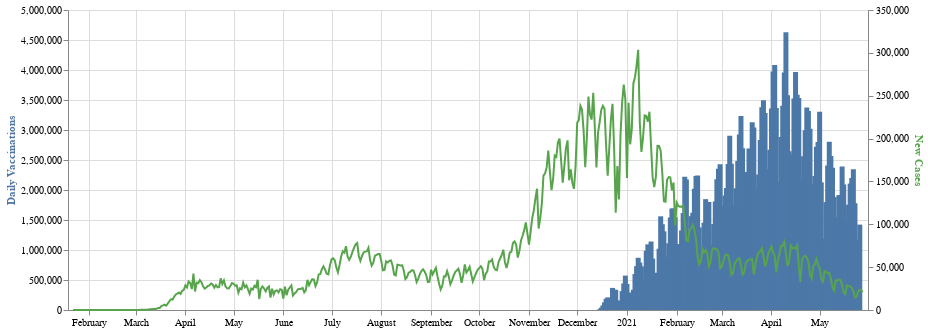

Write notebook code for a chart like this one.
### Code cell
alt.layer(vacc_perday_chart, new_cases_chart).resolve_scale(
    y = 'independent'
)

### Figure 1 — Vega-Lite specification as saved in the notebook (floating-point values rounded to 4 significant figures; data arrays with more than 128 entries replaced by an {"elided": "..."} marker saying what was removed)
{"config": {"view": {"continuousWidth": 400, "continuousHeight": 300}}, "layer": [{"data": {"name": "data-87427251767546a62163423c4215f68b"}, "mark": "bar", "encoding": {"x": {"type": "temporal", "field": "Date"}, "y": {"type": "quantitative", "axis": {"title": "Daily Vaccinations", "titleColor": "#5276A7"}, "field": "Total Doses Administered Daily Change"}}, "width": 800}, {"data": {"name": "data-64b3c121a3079b32f9bc04b77c8defb5"}, "mark": "line", "encoding": {"color": {"value": "#57A44C"}, "x": {"type": "temporal", "axis": {"title": null}, "field": "submission_date"}, "y": {"type": "quantitative", "axis": {"title": "New Cases", "titleColor": "#57A44C"}, "field": "new_case"}}, "width": 800}], "resolve": {"scale": {"y": "independent"}}, "$schema": "https://vega.github.io/schema/vega-lite/v4.8.1.json", "datasets": {"data-87427251767546a62163423c4215f68b": {"elided": "165 records"}, "data-64b3c121a3079b32f9bc04b77c8defb5": {"elided": "493 records"}}}
